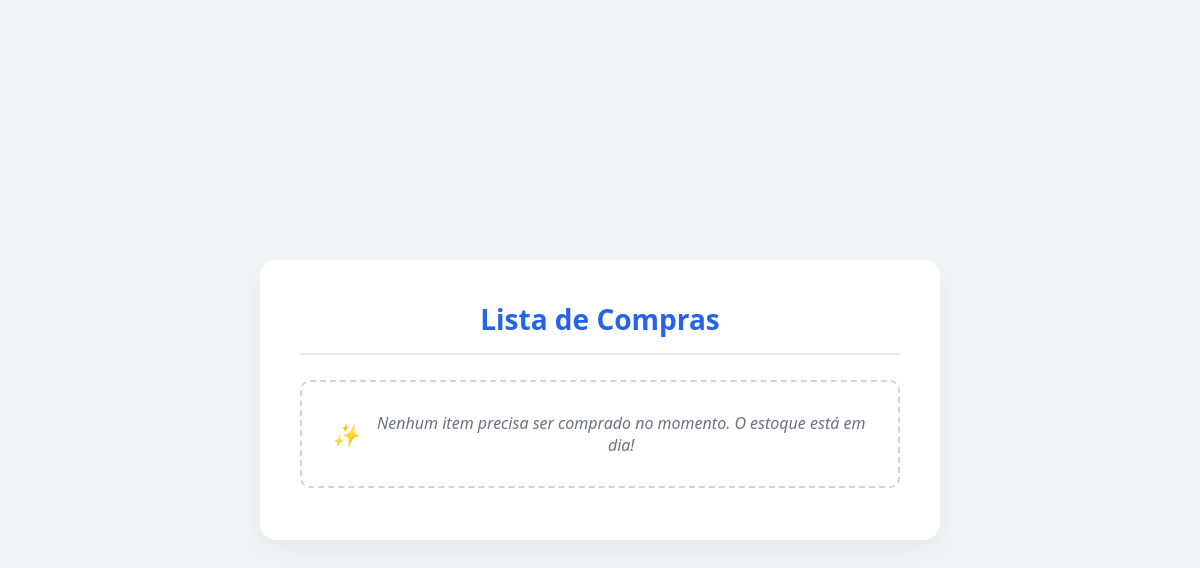
Before: / with the older database file.
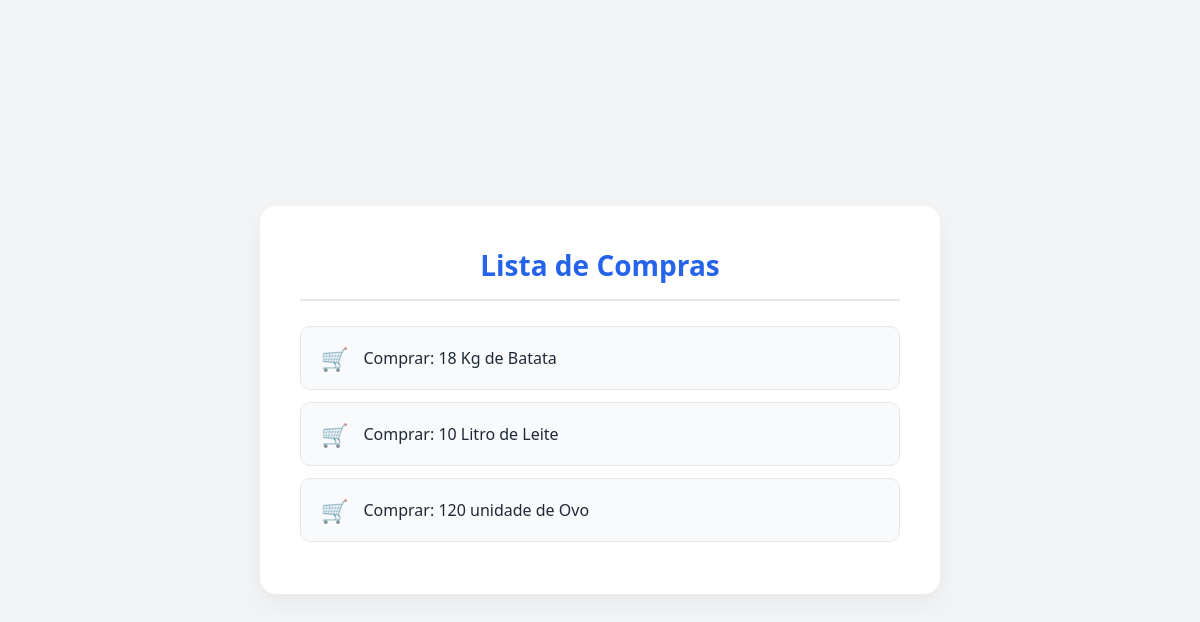
After: the same page with the newer database file.
### estoque/models.py (models this page shows, shortened)
class Ingrediente(models.Model):
    nome = models.CharField(max_length=100)
    unidade = models.CharField(max_length=20) # Ex: Kg, Litro, unidade
    meta = models.DecimalField(max_digits=10, decimal_places=2)
    estoque_atual = models.DecimalField(max_digits=10, decimal_places=2)
    consumo_real = models.DecimalField(max_digits=10, decimal_places=2, default=0, help_text="Preencher caso o ingrediente tenha faltado")
    vencido = models.BooleanField(default=False, help_text="O ingrediente estragou/venceu?")
    faltou_antes_do_fim = models.BooleanField(default=False, help_text="Acabou antes do mês terminar?")

### estoque/views.py (the view)
# urls.py: path('', views.lista_compras, name='lista_compras'),
def lista_compras(request):
    ingredientes = Ingrediente.objects.all()
    lista_final = []
    for item in ingredientes:
        quantidade_comprar = 0
        if item.vencido:
            quantidade_comprar = item.meta
        elif item.faltou_antes_do_fim:
            quantidade_comprar = float(item.consumo_real) * 1.20
        else:
            quantidade_comprar = float(item.meta) - float(item.estoque_atual)
        if quantidade_comprar > 0:
            lista_final.append({
                'nome': item.nome,
                'quantidade': round(quantidade_comprar, 2) if quantidade_comprar % 1 else int(quantidade_comprar),
                'unidade': item.unidade
            })
    return render(request, 'estoque/lista_compras.html', {'compras': lista_final})

### estoque/templates/estoque/lista_compras.html (shortened to what this page needs)
<!DOCTYPE html>
<html lang="pt-br">
<head>
</head>
<body>
    <div class="container">
        <h2>Lista de Compras</h2>
        <ul>
            {% for item in compras %}
                <li>Comprar: {{ item.quantidade }} {{ item.unidade }} de {{ item.nome }}</li>
            {% empty %}
                <li class="empty-msg">Nenhum item precisa ser comprado no momento. O estoque está em dia!</li>
            {% endfor %}
        </ul>
    </div>
</body>
</html>

### estoque/templates/estoque/lista_compras.html (style rules this page uses)
:root { --primary-color: #2563EB; --bg-color: #F3F4F6; --card-bg: #FFFFFF; --text-main: #1F2937; --text-muted: #6B7280; }
body { font-family: 'Segoe UI', system-ui, -apple-system, sans-serif; background-color: var(--bg-color); color: var(--text-main); margin: 0; padding: 0; display: flex; justify-content: center; align-items: center; min-height: 100vh; }
.container { background-color: var(--card-bg); width: 100%; max-width: 600px; padding: 40px; border-radius: 16px; box-shadow: 0 10px 25px rgba(0, 0, 0, 0.05); margin: 20px; }
h2 { color: var(--primary-color); font-size: 28px; margin-top: 0; margin-bottom: 25px; text-align: center; border-bottom: 2px solid #E5E7EB; padding-bottom: 15px; }
ul { list-style-type: none; padding: 0; margin: 0; }
li { background-color: #F9FAFB; border: 1px solid #E5E7EB; padding: 16px 20px; margin-bottom: 12px; border-radius: 10px; font-size: 16px; font-weight: 500; display: flex; align-items: center; transition: all 0.2s ease-in-out; }
li::before { content: "🛒"; margin-right: 15px; font-size: 22px; }

Changed rows visible on the page:
added Ingrediente: unidade "Kg", nome "Batata"
added Ingrediente: unidade "Litro", nome "Leite"
added Ingrediente: unidade "unidade", nome "Ovo"
Other visible differences:
new list line: "Comprar: 18 de"
new list line: "Comprar: 10 de"
new list line: "Comprar: 120 de"
text no longer shown: "Nenhum item precisa ser comprado no momento. O estoque está em dia!"
